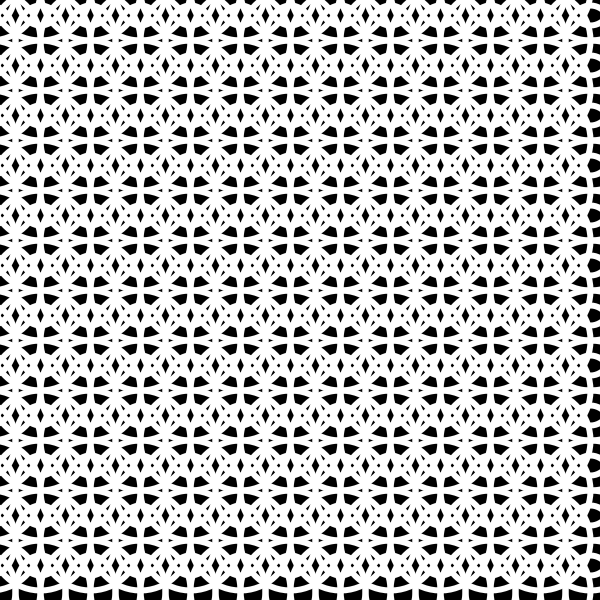
Frame 1 (no input)
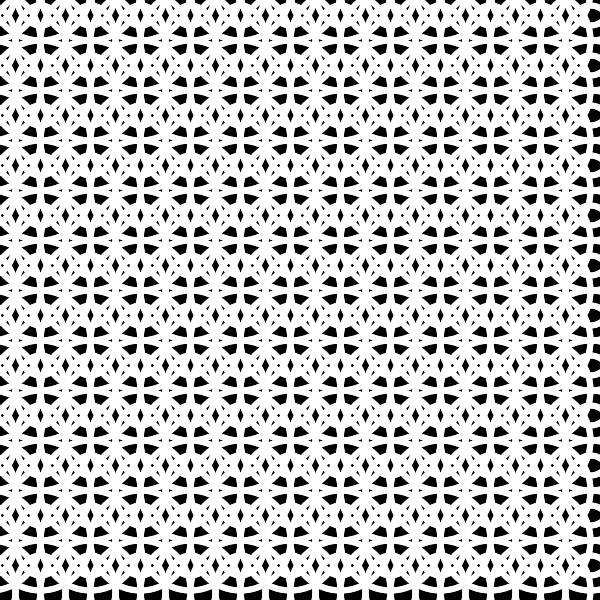
Frame 2 (the mouse pressed at the canvas centre, redrawn once)

The Processing sketch that drew these frames (run headless with seeded random() and noise(); the mouse was pressed at the canvas centre and the sketch redrawn once):

// Processing sketch: processing_143649
// ── processing_143649.pde

//* JU Hwiyeon
//* 201420109


void setup()
{
  size(600,600);
background(0);
smooth();
noLoop();
}

void draw(){
      stroke(255);    
      strokeWeight(6);    
      noFill();
for (int i = -310; i < width; i = i +50) {    
for (int j = -310; j < height; j = j +50){    
      ellipse(i, j, 100, 100); 
      ellipse(i, j, 50, 70); 
}
}
}
